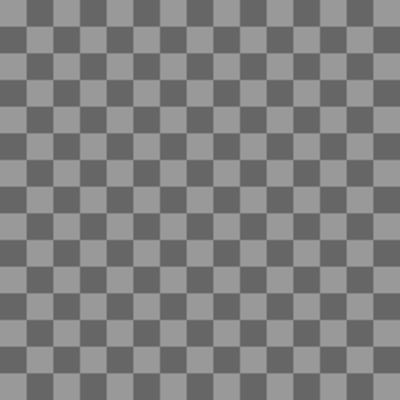
//> input picture AI/AdversarialSearch/imgs/board.jpg, 400 x 400 px
$ ./contours ../AI/AdversarialSearch/imgs/board.jpg   (built with g++ and OpenCV 4)
//> lines starting //> are read from the running program, lines starting //| are printed output that depends on the picture

#include "opencv/cv.h"
#include "opencv/highgui.h"

int main( int argc, char** argv )
{
    IplImage* src;
    // the first command line parameter must be file name of binary
    // (black-n-white) image
    if( argc == 2 && (src=cvLoadImage(argv[1], 0))!= 0)
//> src is the input picture: 400 rows x 400 cols, CV_8UC1; min 97, max 158, mean 127.6
    {
        IplImage* dst = cvCreateImage( cvGetSize(src), 8, 3 );
        CvMemStorage* storage = cvCreateMemStorage(0);
        CvSeq* contour = 0;

        cvThreshold( src, src, 50, 255, CV_THRESH_BINARY );
//> src: 400 rows x 400 cols, CV_8UC1; every value is 255
        cvNamedWindow( "Source", 1 );
        cvShowImage( "Source", src );

        cvFindContours( src, storage, &contour, sizeof(CvContour),
                      CV_RETR_CCOMP, CV_CHAIN_CODE );
//> contour = 1588 items
        cvZero( dst );

        for( ; contour != 0; contour = contour->h_next )
        {
            CvScalar color = CV_RGB( rand()&255, rand()&255, rand()&255 );
            /* replace CV_FILLED with 1 to see the outlines */
            cvDrawContours( dst, contour, color, color, 0, 1, CV_AA );
        }
//> this loop made 1 pass
//> pass 1, `cvDrawContours( dst, contour, color, color, 0, 1, CV_AA );`:
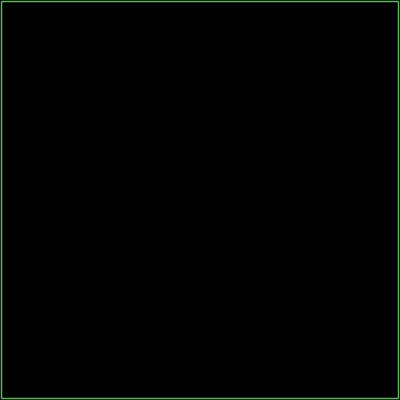
//> dst: 400 rows x 400 cols, CV_8UC3; mean B, G, R 1.4, 2.6, 1.4
//> after the loop, contour = 0 contours

        cvNamedWindow( "Components", 1 );
        cvShowImage( "Components", dst );
        cvWaitKey(0);
    }
}
